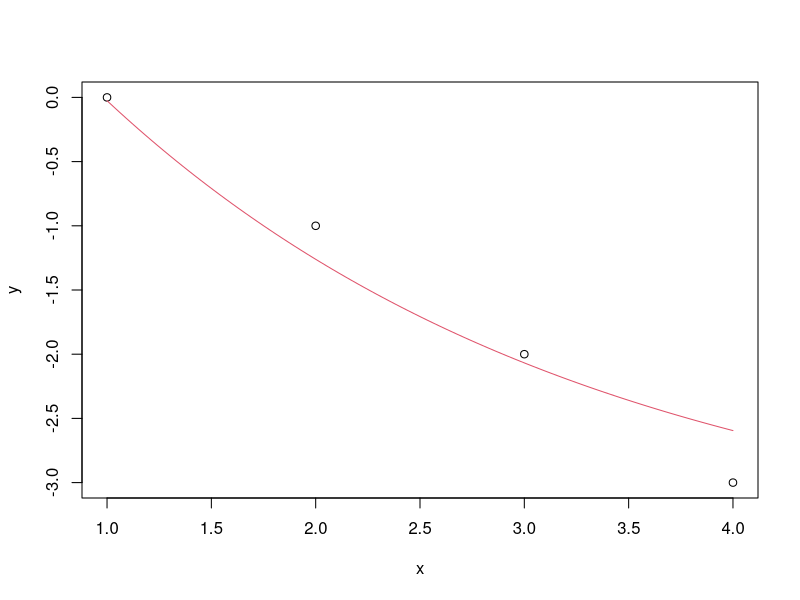
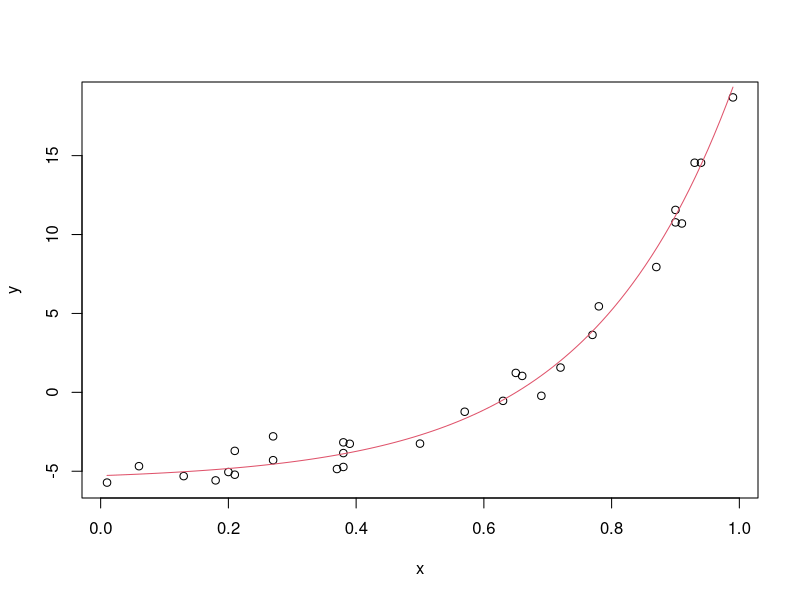
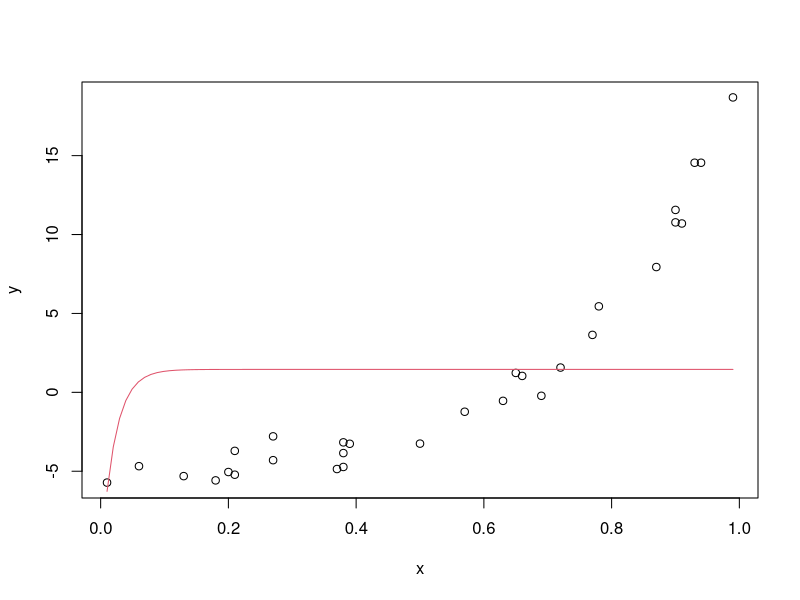

Generate these figures, in order, with R:
## ---- chunk 1
x <- c(1, 2, 3, 4)
y <- c(0, -1, -2, -3)
plot(x, y)

a <- 5.4532733
b <- -3.58833456
c <- -.42571044
curve(a*exp(c*x) + b, add=T, col=2)
## ---- chunk 2
set.seed(0)
a <- .32
b <- -5.6
c <- 4.4
n <- 30
x <- round(runif(30), 2)
y <- round(a*exp(c*x) + b + rnorm(n, 0, 1), 2)
plot(x, y)
curve(a*exp(c*x) + b, add=T, col=2)
## ---- chunk 3
cat(x, sep=', ')
cat(y, sep=', ')
## ---- chunk 4

plot(x, y)

a <- -12.29
b <- 1.4525
c <- -46.41
curve(a*exp(c*x) + b, add=T, col=2)
## ---- chunk 5
y_nonoise <- round(a*exp(c*x) + b + rnorm(n, 0, 1), 2)
cat(y_nonoise, sep=', ')
